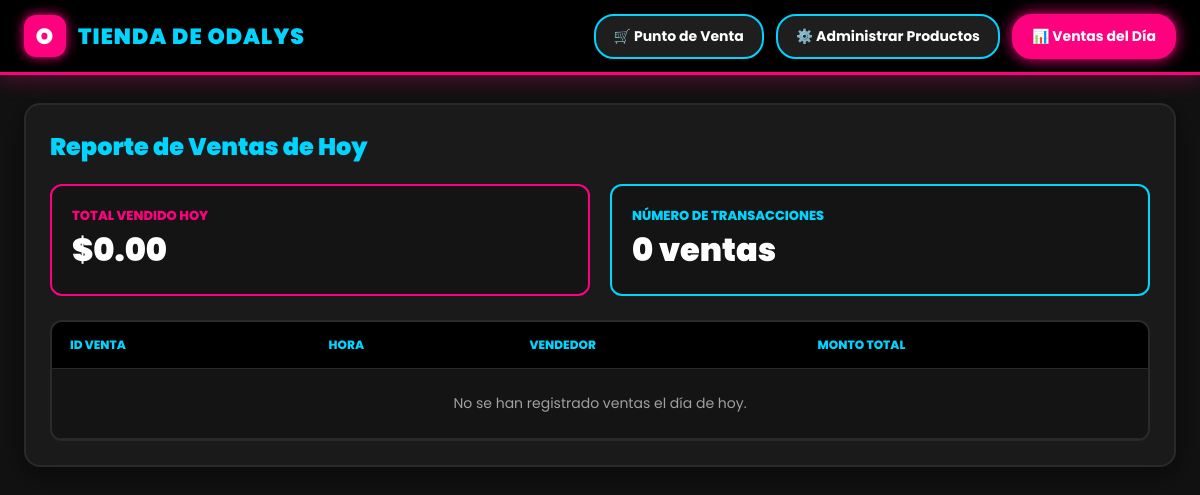
The page /ventas_dia.php on the database as committed earlier.
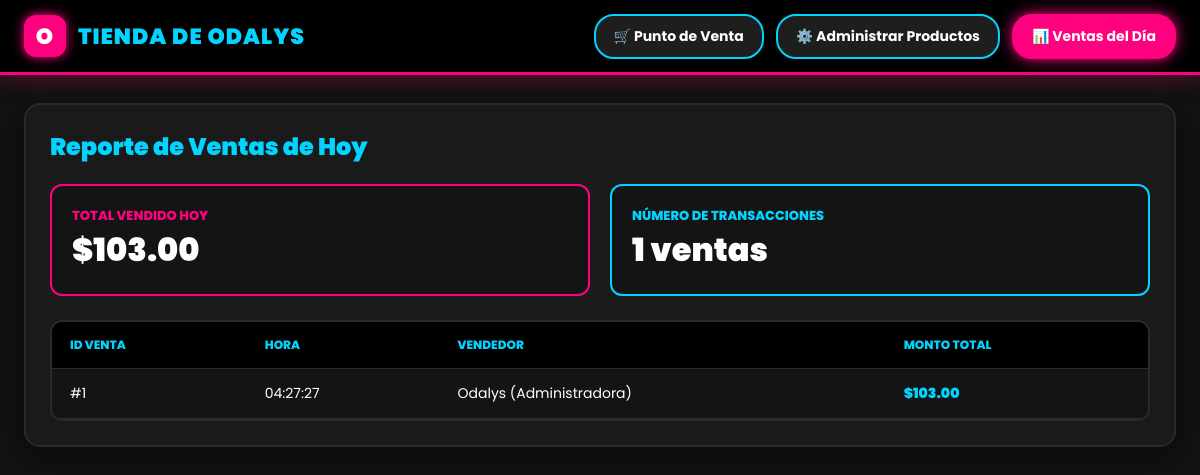
The same page on the database as committed later.
### tables this page shows
CREATE TABLE `ventas` (
  `id` int(11) NOT NULL,
  `id_usuario` int(11) NOT NULL,
  `total` decimal(10,2) NOT NULL,
  `fecha_venta` timestamp NULL DEFAULT current_timestamp()
);

CREATE TABLE `usuarios` (
  `id` int(11) NOT NULL,
  `nombre` varchar(100) NOT NULL,
  `gmail` varchar(100) NOT NULL,
  `contrasena` varchar(255) NOT NULL,
  `tipo` enum('admin','vendedor') NOT NULL DEFAULT 'vendedor',
  `fecha_creacion` timestamp NULL DEFAULT current_timestamp()
);

### ventas_dia.php (the view, shortened to what this page needs)
<?php
require_once __DIR__ . '/conexion.php';
$sqlTotal = "SELECT SUM(total) as total_dia, COUNT(id) as total_ventas
             FROM ventas
             WHERE DATE(fecha_venta) = CURDATE()";
$resTotal = $conexion->query($sqlTotal)->fetch_assoc();
$totalDia = $resTotal['total_dia'] ?? 0;
$totalVentas = $resTotal['total_ventas'] ?? 0;
$sqlVentas = "SELECT v.*, u.nombre as vendedor
              FROM ventas v
              JOIN usuarios u ON v.id_usuario = u.id
              WHERE DATE(v.fecha_venta) = CURDATE()
              ORDER BY v.fecha_venta DESC";
$ventas = $conexion->query($sqlVentas)->fetch_all(MYSQLI_ASSOC);
?>
<!DOCTYPE html>
<html lang="es">
<head>
    <link rel="stylesheet" href="estilos.css">
</head>
<body>
    <header class="site-header">
        <div class="header-content">
            <a href="index.php" class="brand">
                <span class="brand-badge">O</span>
                <span>Tienda de Odalys</span>
            </a>
            <div class="nav-links">
                <a href="index.php" class="nav-btn">🛒 Punto de Venta</a>
                <a href="admin_productos.php" class="nav-btn">⚙️ Administrar Productos</a>
                <a href="ventas_dia.php" class="nav-btn active">📊 Ventas del Día</a>
            </div>
        </div>
    </header>
    <main class="main-layout" style="grid-template-columns: 1fr;">
        <section class="catalog-section">
            <h1 style="font: 900 24px var(--font); margin: 0 0 20px; color: var(--azul-cielo);">Reporte de Ventas de Hoy</h1>
            <div style="display: flex; gap: 20px; margin-bottom: 24px;">
                <div style="background: #141414; border: 2px solid var(--fiusha); border-radius: 12px; padding: 20px; flex: 1;">
                    <div style="font-size: 13px; color: var(--fiusha); font-weight: 800; text-transform: uppercase;">TOTAL VENDIDO HOY</div>
                    <div style="font-size: 32px; font-weight: 900; color: #fff;">$<?php echo number_format($totalDia, 2); ?></div>
                </div>
                <div style="background: #141414; border: 2px solid var(--azul-cielo); border-radius: 12px; padding: 20px; flex: 1;">
                    <div style="font-size: 13px; color: var(--azul-cielo); font-weight: 800; text-transform: uppercase;">NÚMERO DE TRANSACCIONES</div>
                    <div style="font-size: 32px; font-weight: 900; color: #fff;"><?php echo $totalVentas; ?> ventas</div>
                </div>
            </div>
            <div class="table-frame">
                <table>
                    <thead>
                        <tr>
                            <th>ID Venta</th>
                            <th>Hora</th>
                            <th>Vendedor</th>
                            <th>Monto Total</th>
                        </tr>
                    </thead>
                    <tbody>
                        <?php if (count($ventas) === 0): ?>
                            <tr>
                                <td colspan="4" style="text-align: center; color: var(--texto-mutado); padding: 24px;">No se han registrado ventas el día de hoy.</td>
                            </tr>
                        <?php else: ?>
                            <?php foreach ($ventas as $v): ?>
                                <tr>
                                    <td>#<?php echo $v['id']; ?></td>
                                    <td><?php echo date('H:i:s', strtotime($v['fecha_venta'])); ?></td>
                                    <td><?php echo htmlspecialchars($v['vendedor']); ?></td>
                                    <td style="font-weight: 900; color: var(--azul-cielo);">$<?php echo number_format($v['total'], 2); ?></td>
                                </tr>
                            <?php endforeach; ?>
                        <?php endif; ?>
                    </tbody>
                </table>
            </div>
        </section>
    </main>
</body>
</html>

### estilos.css (style rules this page uses)
:root { --fiusha: #ff007f; --fiusha-hover: #e00070; --azul-cielo: #00d4ff; --azul-cielo-soft: #e0f8ff; --negro: #121212; --negro-card: #1a1a1a; --texto-claro: #ffffff; --texto-mutado: #a0a0a0; --linea: #2a2a2a; --font: 'Poppins', sans-serif; }
* { box-sizing: border-box; }
body { margin: 0; color: var(--texto-claro); background-color: var(--negro); font-family: var(--font); font-size: 14px; }
.site-header { height: 75px; background: #000000; border-bottom: 3px solid var(--fiusha); position: sticky; top: 0; z-index: 100; box-shadow: 0 4px 20px rgba(255, 0, 127, 0.3); }
.header-content, .main-layout { max-width: 1280px; margin: 0 auto; padding: 0 24px; }
.header-content { height: 100%; display: flex; align-items: center; justify-content: space-between; }
.brand { display: flex; align-items: center; gap: 12px; color: var(--azul-cielo); font: 900 22px var(--font); text-decoration: none; text-transform: uppercase; letter-spacing: 1px; }
.brand-badge { width: 42px; height: 42px; display: grid; place-items: center; background: var(--fiusha); color: white; border-radius: 12px; font-weight: 900; box-shadow: 0 0 12px var(--fiusha); }
.nav-links { display: flex; gap: 12px; }
.nav-btn { padding: 10px 18px; border-radius: 20px; text-decoration: none; font-weight: 700; color: var(--texto-claro); background: #1e1e1e; border: 2px solid var(--azul-cielo); transition: all 200ms ease; }
.nav-btn:hover, .nav-btn.active { background: var(--fiusha); color: white; border-color: var(--fiusha); box-shadow: 0 0 15px var(--fiusha); }
.main-layout { display: grid; grid-template-columns: 1fr 380px; gap: 24px; padding-top: 28px; padding-bottom: 32px; }
.catalog-section { background: var(--negro-card); border: 2px solid var(--linea); border-radius: 16px; padding: 24px; box-shadow: 0 8px 32px rgba(0,0,0,0.5); }
.table-frame { overflow-x: auto; background: #141414; border: 2px solid var(--linea); border-radius: 12px; }
table { width: 100%; border-collapse: collapse; text-align: left; }
th, td { padding: 14px 18px; border-bottom: 1px solid var(--linea); }
th { background: #000; font-size: 12px; font-weight: 800; text-transform: uppercase; color: var(--azul-cielo); }

Rows that differ between the two databases and show on the page:
added ventas: id "1", fecha_venta "04:27:27", id_usuario.nombre "Odalys (Administradora)", total "103.00"
Other text that changed with them:
$totalDia: "0.00" → "103.00"
$totalVentas: "0" → "1"
text no longer shown: "No se han registrado ventas el día de hoy."
